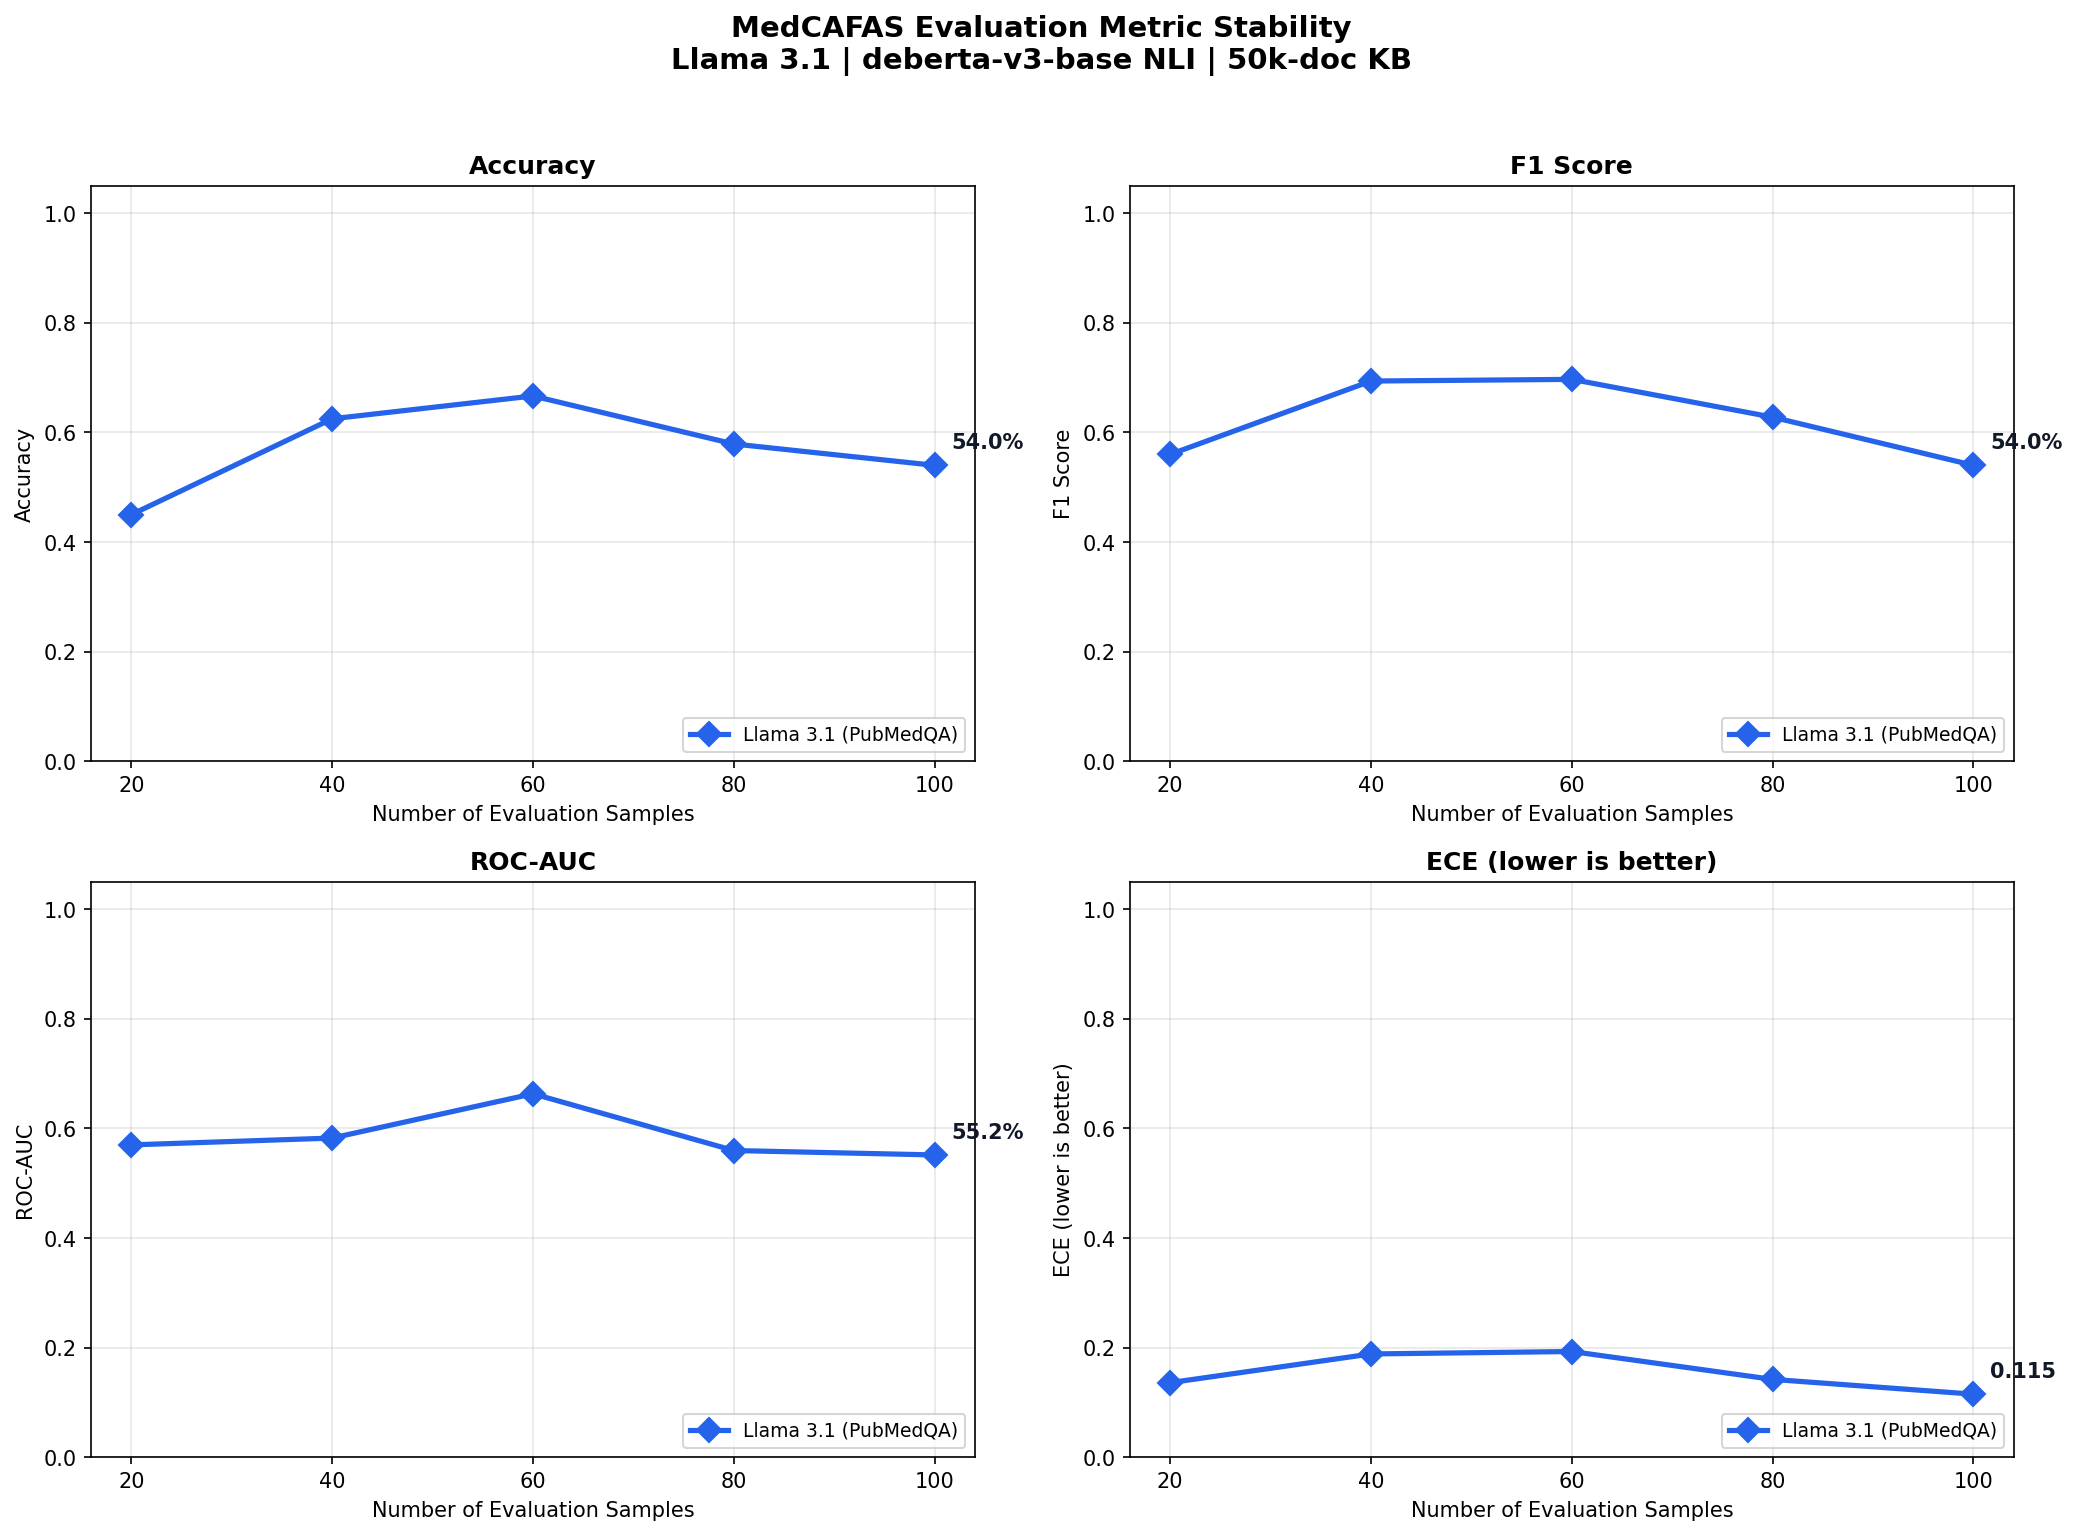

Here is the Python script that generated this plot:
"""
accuracy_curve.py  --  Comprehensive accuracy curve for MedCAFAS
================================================================
Evaluates the pipeline at increasing sample sizes to prove metric stability.
Uses pre-computed Llama 3.1 JSON results for lightning-fast plotting.
"""

import json
import random
import numpy as np
import matplotlib
matplotlib.use("Agg")
import matplotlib.pyplot as plt
from sklearn.metrics import accuracy_score, f1_score, roc_auc_score

def compute_ece_raw(y_true, y_score, n_bins=10):
    bin_edges = np.linspace(0.0, 1.0, n_bins + 1)
    ece = 0.0
    n = len(y_true)
    y_true, y_score = np.array(y_true), np.array(y_score)
    for lo, hi in zip(bin_edges[:-1], bin_edges[1:]):
        mask = (y_score >= lo) & (y_score < hi)
        if mask.sum() > 0:
            bin_conf = y_score[mask].mean()
            bin_acc  = y_true[mask].mean()
            ece += (mask.sum() / n) * abs(bin_conf - bin_acc)
    return float(ece)

def main():
    sample_sizes = [20, 40, 60, 80, 100]
    
    print("Loading real LLM answers from data/eval_llm_final.json...")
    with open("data/eval_llm_final.json", "r") as f:
        data = json.load(f)

    # Apply our tuned weights and thresholds
    OLD_W = {"consistency": 0.25, "retrieval": 0.30, "critic": 0.30, "entity": 0.15}
    NEW_W = {"consistency": 0.15, "retrieval": 0.20, "critic": 0.55, "entity": 0.10}
    RISK_HIGH = 0.32

    for r in data:
        old_ret_risk = 1.0 - r['retrieval']
        old_nli_risk = 1.0 - r['nli_critic']
        old_ent_risk = r['entity_risk']
        known_risk_sum = (OLD_W['retrieval'] * old_ret_risk) + (OLD_W['critic'] * old_nli_risk) + (OLD_W['entity'] * old_ent_risk)
        cons_risk = (r['risk_score'] - known_risk_sum) / OLD_W['consistency']
        cons_risk = max(0.0, min(1.0, cons_risk))
        
        r['new_risk'] = (NEW_W['consistency'] * cons_risk) + (NEW_W['retrieval'] * old_ret_risk) + (NEW_W['critic'] * old_nli_risk) + (NEW_W['entity'] * old_ent_risk)

    metrics = {"acc": [], "f1": [], "auc": [], "ece": []}
    random.seed(42)

    print("\n============================================================")
    print(" Evaluating Stability across Sample Sizes (Llama 3.1)")
    print("============================================================")

    for n in sample_sizes:
        hall   = [r for r in data if r['is_hallucinated']]
        clean  = [r for r in data if not r['is_hallucinated']]
        
        if n >= len(data):
            subset = data
        else:
            half = n // 2
            subset = random.sample(hall, min(half, len(hall))) + random.sample(clean, min(half, len(clean)))
        
        y_true = [int(r['is_hallucinated']) for r in subset]
        y_score = [r['new_risk'] for r in subset]
        y_pred = [int(s >= RISK_HIGH) for s in y_score]
        
        acc = accuracy_score(y_true, y_pred)
        f1 = f1_score(y_true, y_pred, zero_division=0)
        auc = roc_auc_score(y_true, y_score) if len(set(y_true)) > 1 else 0.5
        ece = compute_ece_raw(y_true, y_score)
        
        metrics["acc"].append(acc)
        metrics["f1"].append(f1)
        metrics["auc"].append(auc)
        metrics["ece"].append(ece)
        
        print(f"  n={n:>3d}  Accuracy={acc:.1%}  F1={f1:.3f}  ROC-AUC={auc:.3f}  ECE={ece:.3f}")

    # Plotting
    fig, axes = plt.subplots(2, 2, figsize=(14, 10))
    m_names = ["Accuracy", "F1 Score", "ROC-AUC", "ECE (lower is better)"]
    m_keys  = ["acc", "f1", "auc", "ece"]

    for ax, mname, mkey in zip(axes.flat, m_names, m_keys):
        ax.plot(sample_sizes, metrics[mkey], marker="D", color="#2563eb", linewidth=2.5, markersize=8, label="Llama 3.1 (PubMedQA)")
        ax.set_xlabel("Number of Evaluation Samples", fontsize=10)
        ax.set_ylabel(mname, fontsize=10)
        ax.set_ylim(0.0, 1.05)
        ax.set_xticks(sample_sizes)
        ax.grid(True, alpha=0.3)
        ax.legend(fontsize=9, loc="lower right")
        ax.set_title(mname, fontsize=12, fontweight="bold")
        
        val = metrics[mkey][-1]
        label = f"{val:.1%}" if mkey != "ece" else f"{val:.3f}"
        ax.annotate(label, (sample_sizes[-1], val), textcoords="offset points", xytext=(8, 8), fontsize=10, fontweight="bold", color="#111827")

    fig.suptitle("MedCAFAS Evaluation Metric Stability\nLlama 3.1 | deberta-v3-base NLI | 50k-doc KB", fontsize=14, fontweight="bold", y=1.02)
    plt.tight_layout()
    out_path = "accuracy_curve.png"
    plt.savefig(out_path, dpi=150, bbox_inches="tight")
    print(f"\n[OK] Accuracy curve saved to {out_path}")

if __name__ == "__main__":
    main()
